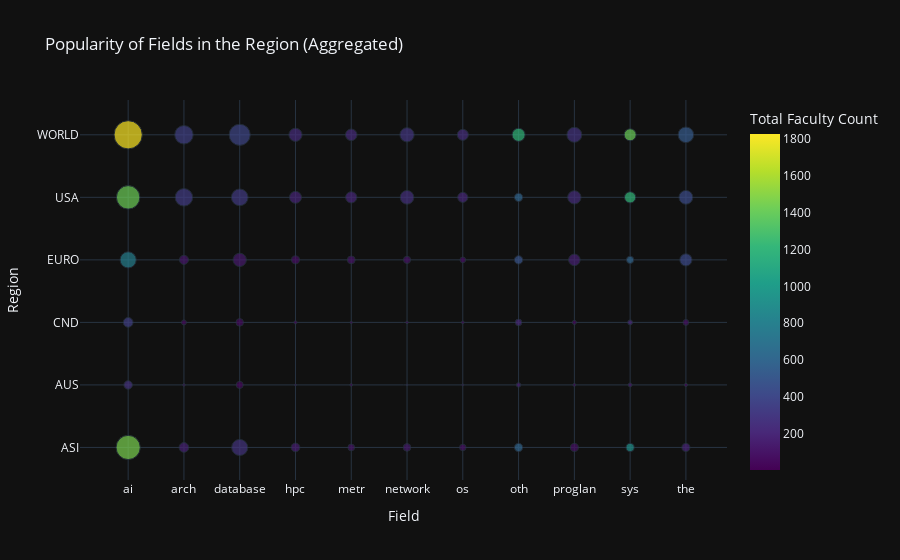

Notebook code cell kept with this figure:
### Markdown cell above
## Get Data and Visualize

### Code cell
# Get files
all_files = glob.glob('../detailed/Institutions_*_*.csv')

data_dict = {}

fields = []
regions = []
total_faculty_counts = []
total_publication_counts = []

for file in all_files:
    region, field = get_region_and_field(file)
    if field == 'all':
        continue

    df = pd.read_csv(file)
    # get the sum of the faculty count and publication count
    total_faculty_count = df['Faculty Count'].sum()
    total_publication_count = df['Publication Count'].sum()

    # append to the lists
    fields.append(field)
    regions.append(region)
    total_faculty_counts.append(total_faculty_count)
    total_publication_counts.append(total_publication_count)
        

# Create a DataFrame from the aggregated data
aggregated_data = pd.DataFrame({
    'Field': fields,
    'Region': regions,
    'TotalFacultyCount': total_faculty_counts,
    'TotalPublicationCount': total_publication_counts
})

fig = px.scatter(aggregated_data, x='Field', y='Region', color='TotalFacultyCount', size='TotalPublicationCount',
                 title='Popularity of Fields in the Region (Aggregated)', 
                 labels={'TotalFacultyCount': 'Total Faculty Count', 'TotalPublicationCount': 'Total Publication Count'},
                 color_continuous_scale='Viridis', template='plotly_dark')

fig.add_annotation(
    text='Note: The count for each field is added from different number of top institutions in the region available on csranking, not the total institutions in the region. ',
    xref='paper', yref='paper',
    x=0, y=-0.25,
    showarrow=False,
    font=dict(size=12, color='white')
)

# Show the plot
fig.show()
fig.write_html('../images/field_study.html')

### Figure 1 — Plotly figure (JSON) as saved in the notebook; plotly's stock layout.template omitted (floating-point values rounded to 4 significant figures)
{"data": [{"hovertemplate": "Field=%{x}<br>Region=%{y}<br>Total Publication Count=%{marker.size}<br>Total Faculty Count=%{marker.color}<extra></extra>", "legendgroup": "", "marker": {"color": [1458, 175, 281, 156, 100, 129, 86, 596, 86, 916, 187, 268, 13, 37, 6, 10, 3, 4, 143, 18, 117, 32, 347, 27, 59, 19, 12, 15, 17, 214, 20, 206, 82, 793, 123, 140, 79, 100, 91, 62, 482, 173, 596, 417, 1419, 331, 323, 193, 203, 260, 204, 596, 243, 1211, 427, 1827, 351, 388, 239, 227, 289, 242, 1202, 278, 1410, 524], "coloraxis": "coloraxis", "size": [899.1, 147.2, 399.2, 117.4, 70.4, 89.8, 66.4, 106.8, 99.1, 101.4, 98.7, 111.1, 9.9, 77.7, 5.7, 11.4, 4.2, 6, 31.2, 13.1, 24.4, 16.4, 147.7, 38.5, 87.8, 16.3, 9.2, 10.3, 12.4, 66.7, 27.3, 37.8, 53.0, 402.2, 129.8, 273.8, 98.4, 95.9, 80.8, 50.8, 109.4, 205.8, 83.2, 228.7, 844.5, 472.2, 430.3, 221.7, 194.5, 288.2, 159.7, 106.8, 272.7, 196.3, 294.7, 1225.0, 524.1, 685.2, 267.6, 206.7, 313.4, 190.3, 263.7, 343.8, 222.7, 374.7], "sizemode": "area", "sizeref": 3.062, "symbol": "circle"}, "mode": "markers", "name": "", "orientation": "v", "showlegend": false, "type": "scatter", "x": ["ai", "arch", "database", "hpc", "metr", "network", "os", "oth", "proglan", "sys", "the", "ai", "arch", "database", "hpc", "metr", "network", "os", "oth", "proglan", "sys", "the", "ai", "arch", "database", "hpc", "metr", "network", "os", "oth", "proglan", "sys", "the", "ai", "arch", "database", "hpc", "metr", "network", "os", "oth", "proglan", "sys", "the", "ai", "arch", "database", "hpc", "metr", "network", "os", "oth", "proglan", "sys", "the", "ai", "arch", "database", "hpc", "metr", "network", "os", "oth", "proglan", "sys", "the"], "xaxis": "x", "y": ["ASI", "ASI", "ASI", "ASI", "ASI", "ASI", "ASI", "ASI", "ASI", "ASI", "ASI", "AUS", "AUS", "AUS", "AUS", "AUS", "AUS", "AUS", "AUS", "AUS", "AUS", "AUS", "CND", "CND", "CND", "CND", "CND", "CND", "CND", "CND", "CND", "CND", "CND", "EURO", "EURO", "EURO", "EURO", "EURO", "EURO", "EURO", "EURO", "EURO", "EURO", "EURO", "USA", "USA", "USA", "USA", "USA", "USA", "USA", "USA", "USA", "USA", "USA", "WORLD", "WORLD", "WORLD", "WORLD", "WORLD", "WORLD", "WORLD", "WORLD", "WORLD", "WORLD", "WORLD"], "yaxis": "y"}], "layout": {"annotations": [{"font": {"color": "white", "size": 12}, "showarrow": false, "text": "Note: The count for each field is added from different number of top institutions in the region available on csranking, not the total institutions in the region. ", "x": 0, "xref": "paper", "y": -0.25, "yref": "paper"}], "coloraxis": {"colorbar": {"title": {"text": "Total Faculty Count"}}, "colorscale": [[0, "#440154"], [0.1111, "#482878"], [0.2222, "#3e4989"], [0.3333, "#31688e"], [0.4444, "#26828e"], [0.5556, "#1f9e89"], [0.6667, "#35b779"], [0.7778, "#6ece58"], [0.8889, "#b5de2b"], [1, "#fde725"]]}, "legend": {"itemsizing": "constant", "tracegroupgap": 0}, "title": {"text": "Popularity of Fields in the Region (Aggregated)"}, "xaxis": {"anchor": "y", "domain": [0, 1], "title": {"text": "Field"}}, "yaxis": {"anchor": "x", "domain": [0, 1], "title": {"text": "Region"}}}}
